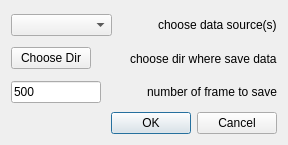
<?xml version="1.0" encoding="UTF-8"?>
<ui version="4.0">
 <class>Dialog_save</class>
 <widget class="QDialog" name="Dialog_save">
  <property name="geometry">
   <rect>
    <x>0</x>
    <y>0</y>
    <width>288</width>
    <height>145</height>
   </rect>
  </property>
  <property name="windowTitle">
   <string>Configure data saving</string>
  </property>
  <layout class="QVBoxLayout" name="verticalLayout">
   <item>
    <layout class="QHBoxLayout" name="horizontalLayout">
     <item>
      <widget class="QComboBox" name="cmb_data_source">
       <property name="sizePolicy">
        <sizepolicy hsizetype="Preferred" vsizetype="Fixed">
         <horstretch>28</horstretch>
         <verstretch>0</verstretch>
        </sizepolicy>
       </property>
       <property name="accessibleName">
        <string/>
       </property>
      </widget>
     </item>
     <item>
      <spacer name="horizontalSpacer">
       <property name="orientation">
        <enum>Qt::Horizontal</enum>
       </property>
       <property name="sizeHint" stdset="0">
        <size>
         <width>40</width>
         <height>20</height>
        </size>
       </property>
      </spacer>
     </item>
     <item>
      <widget class="QLabel" name="label">
       <property name="text">
        <string>choose data source(s)</string>
       </property>
      </widget>
     </item>
    </layout>
   </item>
   <item>
    <layout class="QHBoxLayout" name="horizontalLayout_2">
     <item>
      <widget class="QPushButton" name="btn_choose_dir">
       <property name="text">
        <string>Choose Dir</string>
       </property>
      </widget>
     </item>
     <item>
      <spacer name="horizontalSpacer_2">
       <property name="orientation">
        <enum>Qt::Horizontal</enum>
       </property>
       <property name="sizeHint" stdset="0">
        <size>
         <width>40</width>
         <height>20</height>
        </size>
       </property>
      </spacer>
     </item>
     <item>
      <widget class="QLabel" name="lbl_choose_dir">
       <property name="text">
        <string>choose dir where save data</string>
       </property>
      </widget>
     </item>
    </layout>
   </item>
   <item>
    <layout class="QHBoxLayout" name="horizontalLayout_3">
     <item>
      <widget class="QLineEdit" name="lne_number_of_frames">
       <property name="sizePolicy">
        <sizepolicy hsizetype="Preferred" vsizetype="Fixed">
         <horstretch>28</horstretch>
         <verstretch>0</verstretch>
        </sizepolicy>
       </property>
       <property name="text">
        <string>500</string>
       </property>
      </widget>
     </item>
     <item>
      <spacer name="horizontalSpacer_3">
       <property name="orientation">
        <enum>Qt::Horizontal</enum>
       </property>
       <property name="sizeHint" stdset="0">
        <size>
         <width>40</width>
         <height>20</height>
        </size>
       </property>
      </spacer>
     </item>
     <item>
      <widget class="QLabel" name="label_2">
       <property name="text">
        <string>number of frame to save</string>
       </property>
      </widget>
     </item>
    </layout>
   </item>
   <item>
    <widget class="QDialogButtonBox" name="buttonBox">
     <property name="orientation">
      <enum>Qt::Horizontal</enum>
     </property>
     <property name="standardButtons">
      <set>QDialogButtonBox::Cancel|QDialogButtonBox::Ok</set>
     </property>
    </widget>
   </item>
  </layout>
 </widget>
 <resources/>
 <connections>
  <connection>
   <sender>buttonBox</sender>
   <signal>accepted()</signal>
   <receiver>Dialog_save</receiver>
   <slot>accept()</slot>
   <hints>
    <hint type="sourcelabel">
     <x>248</x>
     <y>254</y>
    </hint>
    <hint type="destinationlabel">
     <x>157</x>
     <y>274</y>
    </hint>
   </hints>
  </connection>
  <connection>
   <sender>buttonBox</sender>
   <signal>rejected()</signal>
   <receiver>Dialog_save</receiver>
   <slot>reject()</slot>
   <hints>
    <hint type="sourcelabel">
     <x>316</x>
     <y>260</y>
    </hint>
    <hint type="destinationlabel">
     <x>286</x>
     <y>274</y>
    </hint>
   </hints>
  </connection>
 </connections>
</ui>
